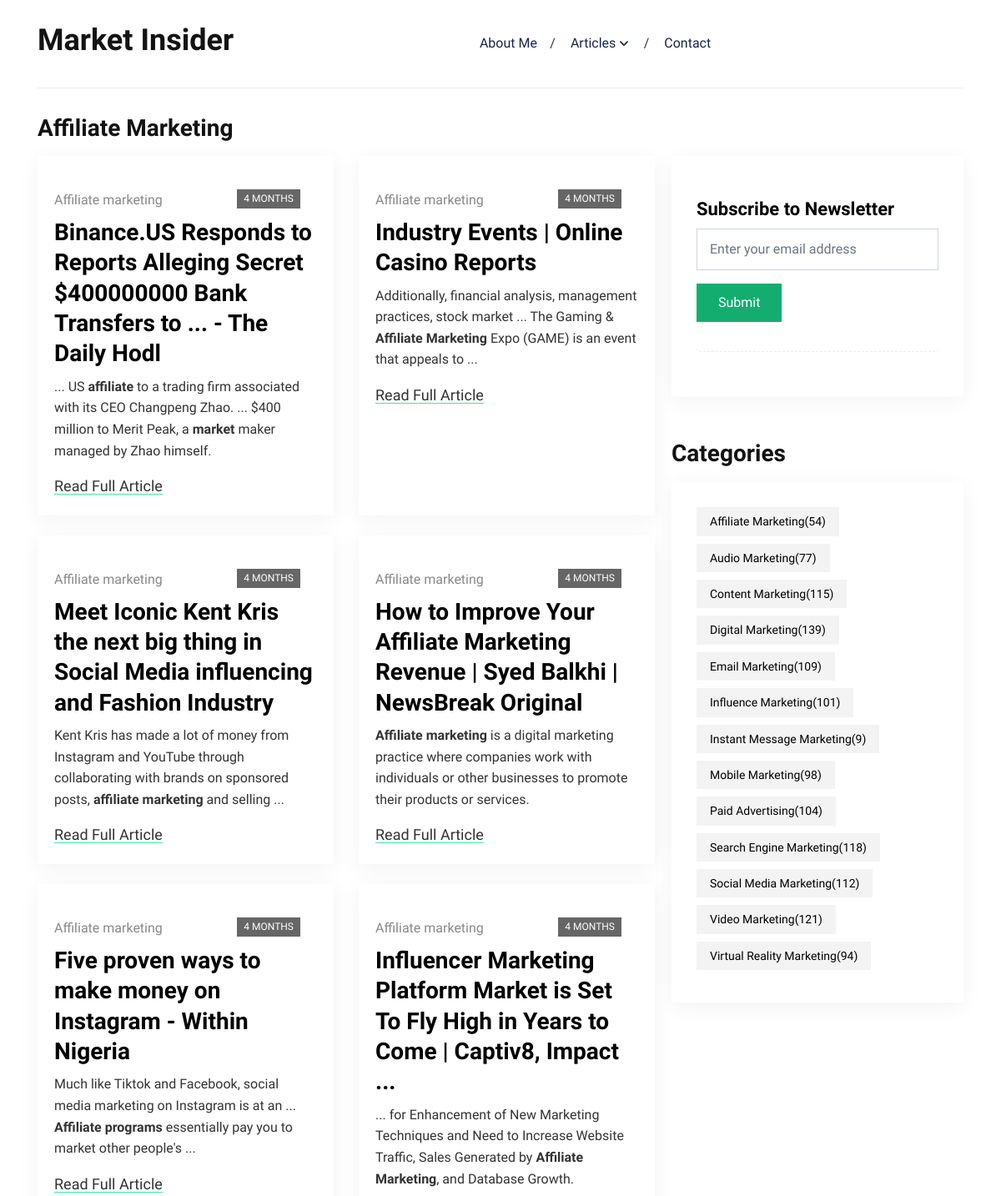
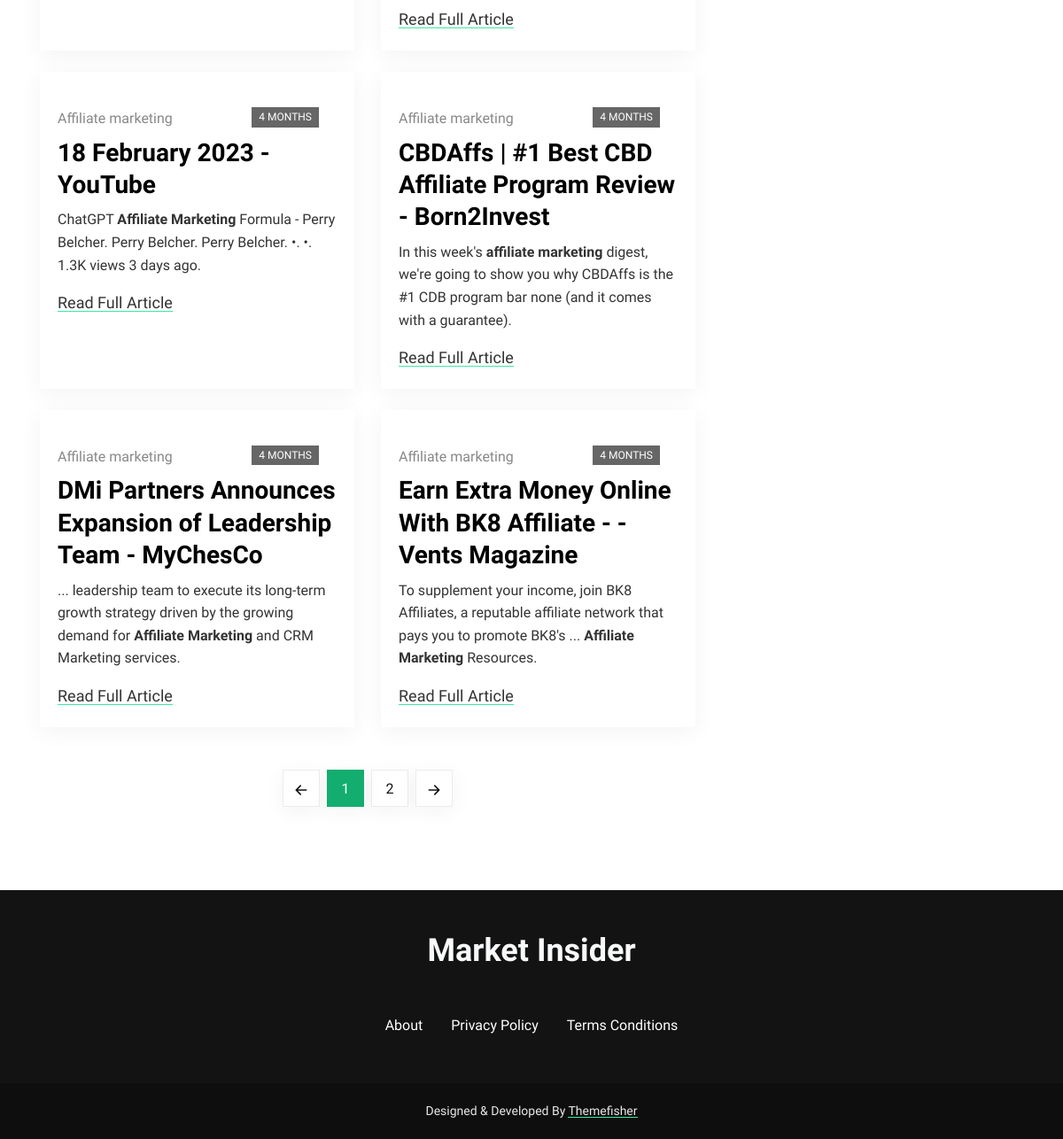
Before: /affiliate-marketing/ with the older database file (2 pictures, top to bottom).
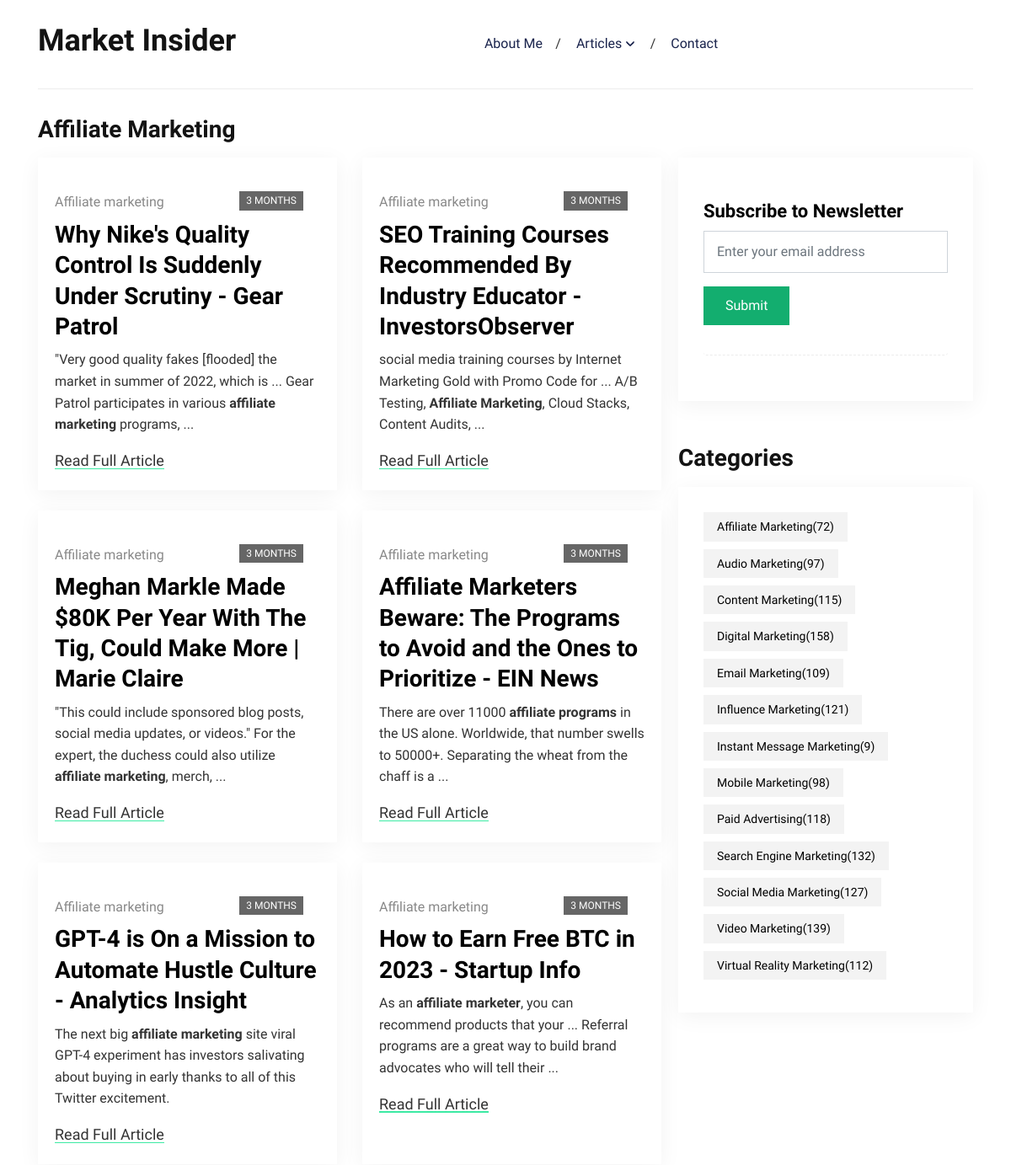
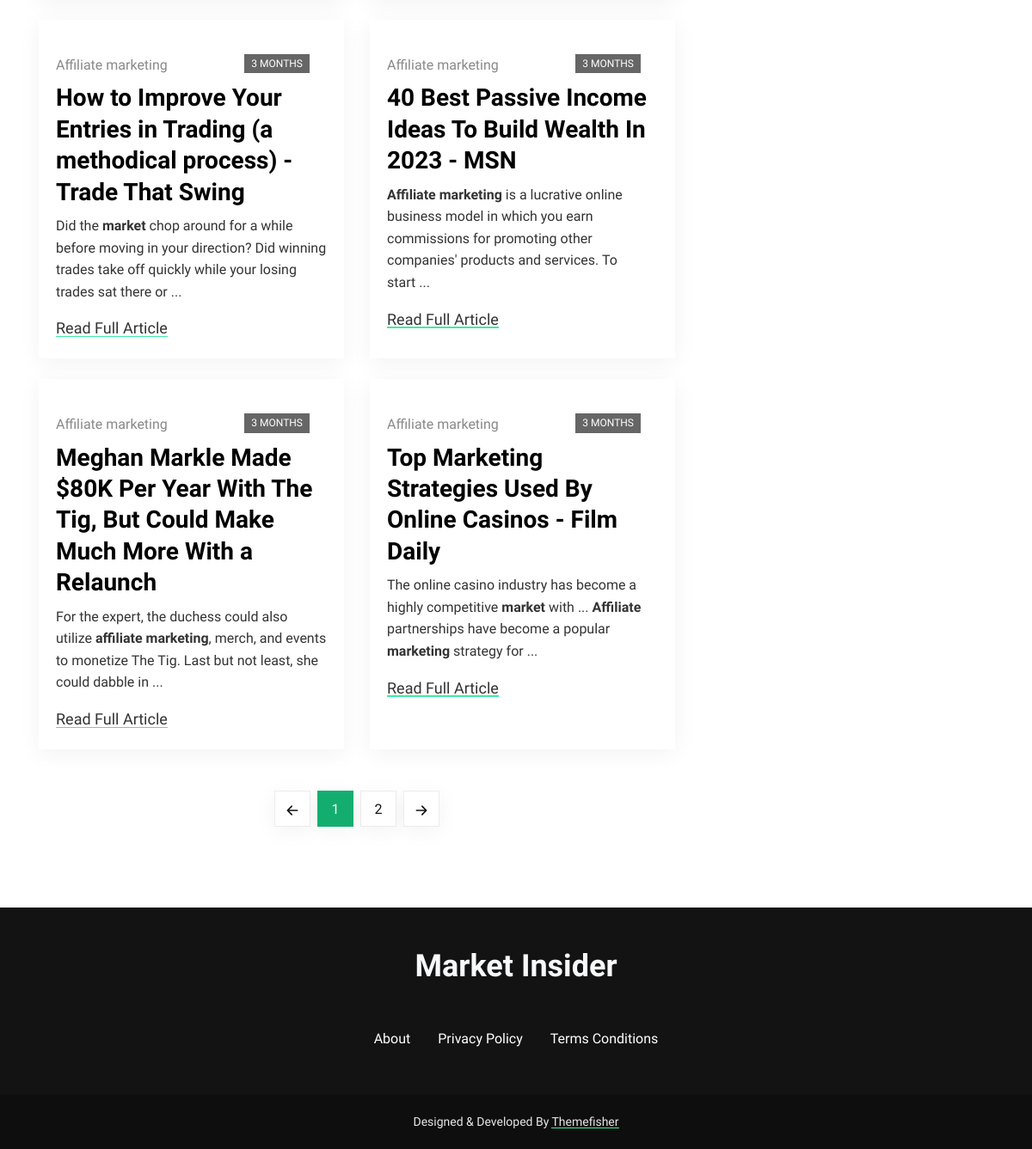
After: the same page with the newer database file (2 pictures, top to bottom).
### blog/models.py (models this page shows, shortened)
class Post(models.Model):
    author = models.CharField(max_length=150, null=True, blank=True)
    title = models.CharField(max_length=150, null=True, blank=True)
    description = models.CharField(max_length=250, null=True, blank=True)
    url = models.URLField(null=True, blank=True)
    category = models.ForeignKey(
        "category",
        on_delete=models.CASCADE,
        related_name="posts",
        db_index=True)
    published_at = models.DateTimeField()
    created_at = models.DateTimeField(auto_now_add=True)
    slug = models.SlugField(max_length=250, null=True, blank=True, db_index=True)
    class Meta:
        ordering = ["-published_at"]
    def get_absolute_url(self):
        return reverse("blog:post", args=[self.category.slug, self.slug])

class Category(models.Model):
    name = models.CharField(max_length=200)
    rss = models.URLField(null=True, blank=True)
    slug = models.SlugField(max_length=250, null=True, blank=True, db_index=True)
    is_active = models.BooleanField(default=True, db_index=True)
    updated_at = models.DateTimeField(auto_now=True)
    class Meta:
        verbose_name = "Category"
        verbose_name_plural = "Categories"
        ordering = ["name"]
    def get_absolute_url(self):
        return reverse(
            "blog:category",
            args=[
                self.slug,
            ],
        )

### blog/views.py (the view)
# urls.py: path("<slug:slug>/", views.category_posts, name="category"),
def category_posts(request, slug):
    cat = get_object_or_404(Category, slug=slug)
    if cat:
        posts = Post.objects.filter(category=cat).prefetch_related("category")
        paginator = Paginator(posts, 10)  # Show 25 contacts per page.
        page_number = request.GET.get("page")
        page_obj = paginator.get_page(page_number)
        return render(
            request,
            "blog/category.html",
            {"posts": page_obj, "main_title": cat.name, "form": posts},
        )

### newsletter/forms.py
class NewsletterForm(forms.ModelForm):
    class Meta:
        model = Newsletter
        fields = ('email',)
    def __init__(self, *args, **kwargs):
        super().__init__(*args, **kwargs)
        self.fields['email'].widget.attrs.update({'class': 'form-control'})

### blog/context_processors.py (called while the page is built)
def blog(request):
    return {
        "categories": Category.objects.filter(is_active=True),
        "me": User.objects.prefetch_related("account").first()
    }

### newsletter/context_processors.py (called while the page is built)
def newsletter(request):
    return {
        "newsletter_form": NewsletterForm(),
    }

### blog/templates/blog/category.html (shortened to what this page needs)
{% extends "base.html" %}
{% load static %}
{% block content %}
	<div class="row">
		{% for post in posts %}
		<div class="col-md-6 mb-4">
			<article class="card article-card article-card-sm h-100">
				<a href="{{ post.get_absolute_url }}">
					<div class="card-image">
						<div class="post-info"> <span class="text-uppercase">{{ post.published_at|timesince }}</span></div>
					</div>
				</a>
				<div class="card-body px-0 pb-0">
					<ul class="post-meta mb-2">
						<li> <span>{{ post.category.name }}</span></li>
					</ul>
					<h2><a class="post-title" href="{{ post.get_absolute_url }}">{{ post.title|safe }}</a></h2>
					<p class="card-text">{{ post.description|safe }}</p>
					<div class="content"> <a class="read-more-btn" href="{{ post.get_absolute_url }}">Read Full Article</a>
					</div>
				</div>
			</article>
		</div>
		{% endfor %}
		{% include "pagination.html" %}
	</div>
{% endblock %}

### templates/base.html (shortened to what the changed rows need)
{% load static %}
{% load widget_tweaks %}
<!DOCTYPE html>
<html lang="en-us">
    <head>
    	<link rel="stylesheet" href="{% static "plugins/bootstrap/bootstrap.min.css" %}">
    	<link rel="stylesheet" href="{% static "css/style.css" %}">
    </head>
    <body>
        <header class="navigation">
          <div class="container">
            <nav class="navbar navbar-expand-lg navbar-light px-0">
              <a class="navbar-brand order-1 py-0" href="{% url "blog:home" %}">
                <h1 class="fw-bold">Market Insider</h1>
              </a>
            </nav>
          </div>
        </header>
        <main>
          {% if contact is True or handler is True %}
            {% block section %}
            {% endblock %}
          {% else %}
            <section class="section">
              <div class="container">
                <div class="row no-gutters-lg">
                  <div class="col-12">
                    <h2 class="section-title">
                      {% if main_title %} {{ main_title|title }} {% endif %}
                    </h2>
                  </div>
                  <div class="col-lg-8 mb-5 mb-lg-0">
                    {% block content %}
                    {% endblock %}
                  </div>
                  <div class="col-lg-4">
                    <div class="widget-blocks">
                      <div class="row">
                        <div class="col-lg-12 col-md-6">
                          <div class="widget">
                            <h2 class="section-title mb-3">Categories</h2>
                            <div class="widget-body">
                              <ul class="widget-list">
                                {% for category in categories %}
                                  <li><a href="{{ category.get_absolute_url }}">{{ category.name|title }}<span class="ml-auto">({{ category.posts.count }})</span></a></li>
                                {% endfor %}
                              </ul>
                            </div>
                          </div>
                        </div>
                      </div>
                    </div>
                  </div>
                </div>
              </div>
            </section>
          {% endif %}
        </main>
        <footer class="bg-dark mt-5">
          <div class="container section">
            <div class="row">
              <div class="col-lg-10 mx-auto text-center">
                <a class="d-inline-block mb-4 pb-2" href="{% url "blog:home" %}">
                  <h1 class="fw-bold text-light">Market Insider</h1>
                </a>
              </div>
            </div>
          </div>
        </footer>
    </body>
</html>

Changed rows visible on the page:
no longer on this page (row unchanged): Post: published_at "4 MONTHS", category.name "Affiliate marketing", title "Binance.US Responds to Reports Alleging Secret $400000000 Bank Transfers to ... - The Daily Hodl", description "... US affiliate to a trading firm associated with its CEO Changpeng Zhao. ... $400 million to Merit Peak, a market maker managed by Zhao himself."
no longer on this page (row unchanged): Post: published_at "4 MONTHS", category.name "Affiliate marketing", title "Industry Events | Online Casino Reports", description "Additionally, financial analysis, management practices, stock market ... The Gaming & Affiliate Marketing Expo (GAME) is an event that appeals to ..."
no longer on this page (row unchanged): Post: published_at "4 MONTHS", category.name "Affiliate marketing", title "Meet Iconic Kent Kris the next big thing in Social Media influencing and Fashion Industry", description "Kent Kris has made a lot of money from Instagram and YouTube through collaborating with brands on sponsored posts, affiliate marketing and selling ..."
no longer on this page (row unchanged): Post: published_at "4 MONTHS", category.name "Affiliate marketing", title "How to Improve Your Affiliate Marketing Revenue | Syed Balkhi | NewsBreak Original", description "Affiliate marketing is a digital marketing practice where companies work with individuals or other businesses to promote their products or services."
no longer on this page (row unchanged): Post: published_at "4 MONTHS", category.name "Affiliate marketing", title "Five proven ways to make money on Instagram - Within Nigeria", description "Much like Tiktok and Facebook, social media marketing on Instagram is at an ... Affiliate programs essentially pay you to market other people's ..."
no longer on this page (row unchanged): Post: published_at "4 MONTHS", category.name "Affiliate marketing", title "Influencer Marketing Platform Market is Set To Fly High in Years to Come | Captiv8, Impact ...", description "... for Enhancement of New Marketing Techniques and Need to Increase Website Traffic, Sales Generated by Affiliate Marketing , and Database Growth."
no longer on this page (row unchanged): Post: published_at "4 MONTHS", category.name "Affiliate marketing", title "18 February 2023 - YouTube", description "ChatGPT Affiliate Marketing Formula - Perry Belcher. Perry Belcher. Perry Belcher. •. •. 1.3K views 3 days ago."
no longer on this page (row unchanged): Post: published_at "4 MONTHS", category.name "Affiliate marketing", title "CBDAffs | #1 Best CBD Affiliate Program Review - Born2Invest", description "In this week's affiliate marketing digest, we're going to show you why CBDAffs is the #1 CDB program bar none (and it comes with a guarantee)."
no longer on this page (row unchanged): Post: published_at "4 MONTHS", category.name "Affiliate marketing", title "DMi Partners Announces Expansion of Leadership Team - MyChesCo", description "... leadership team to execute its long-term growth strategy driven by the growing demand for Affiliate Marketing and CRM Marketing services."
no longer on this page (row unchanged): Post: published_at "4 MONTHS", category.name "Affiliate marketing", title "Earn Extra Money Online With BK8 Affiliate - - Vents Magazine", description "To supplement your income, join BK8 Affiliates, a reputable affiliate network that pays you to promote BK8's ... Affiliate Marketing Resources."
computed for Category "Affiliate Marketing": posts.count "54" → "72"
added Post: published_at "3 MONTHS", category.name "Affiliate marketing", title "Why Nike's Quality Control Is Suddenly Under Scrutiny - Gear Patrol", description "\"Very good quality fakes [flooded] the market in summer of 2022, which is ... Gear Patrol participates in various affiliate marketing programs, ..."
added Post: published_at "3 MONTHS", category.name "Affiliate marketing", title "SEO Training Courses Recommended By Industry Educator - InvestorsObserver", description "social media training courses by Internet Marketing Gold with Promo Code for ... A/B Testing, Affiliate Marketing , Cloud Stacks, Content Audits, ..."
added Post: published_at "3 MONTHS", category.name "Affiliate marketing", title "Meghan Markle Made $80K Per Year With The Tig, Could Make More | Marie Claire", description "\"This could include sponsored blog posts, social media updates, or videos.\" For the expert, the duchess could also utilize affiliate marketing , merch, ..."
added Post: published_at "3 MONTHS", category.name "Affiliate marketing", title "Affiliate Marketers Beware: The Programs to Avoid and the Ones to Prioritize - EIN News", description "There are over 11000 affiliate programs in the US alone. Worldwide, that number swells to 50000+. Separating the wheat from the chaff is a ..."
added Post: published_at "3 MONTHS", category.name "Affiliate marketing", title "GPT-4 is On a Mission to Automate Hustle Culture - Analytics Insight", description "The next big affiliate marketing site viral GPT-4 experiment has investors salivating about buying in early thanks to all of this Twitter excitement."
added Post: published_at "3 MONTHS", category.name "Affiliate marketing", title "How to Earn Free BTC in 2023 - Startup Info", description "As an affiliate marketer , you can recommend products that your ... Referral programs are a great way to build brand advocates who will tell their ..."
added Post: published_at "3 MONTHS", category.name "Affiliate marketing", title "How to Improve Your Entries in Trading (a methodical process) - Trade That Swing", description "Did the market chop around for a while before moving in your direction? Did winning trades take off quickly while your losing trades sat there or ..."
added Post: published_at "3 MONTHS", category.name "Affiliate marketing", title "40 Best Passive Income Ideas To Build Wealth In 2023 - MSN", description "Affiliate marketing is a lucrative online business model in which you earn commissions for promoting other companies' products and services. To start ..."
added Post: published_at "3 MONTHS", category.name "Affiliate marketing", title "Meghan Markle Made $80K Per Year With The Tig, But Could Make Much More With a Relaunch", description "For the expert, the duchess could also utilize affiliate marketing , merch, and events to monetize The Tig. Last but not least, she could dabble in ..."
added Post: published_at "3 MONTHS", category.name "Affiliate marketing", title "Top Marketing Strategies Used By Online Casinos - Film Daily", description "The online casino industry has become a highly competitive market with ... Affiliate partnerships have become a popular marketing strategy for ..."
computed for Category "Audio Marketing": posts.count "77" → "97"
computed for Category "Digital Marketing": posts.count "139" → "158"
computed for Category "Influence Marketing": posts.count "101" → "121"
computed for Category "Paid Advertising": posts.count "104" → "118"
computed for Category "Search Engine Marketing": posts.count "118" → "132"
computed for Category "Social Media Marketing": posts.count "112" → "127"
computed for Category "Video Marketing": posts.count "121" → "139"
computed for Category "Virtual Reality Marketing": posts.count "94" → "112"
